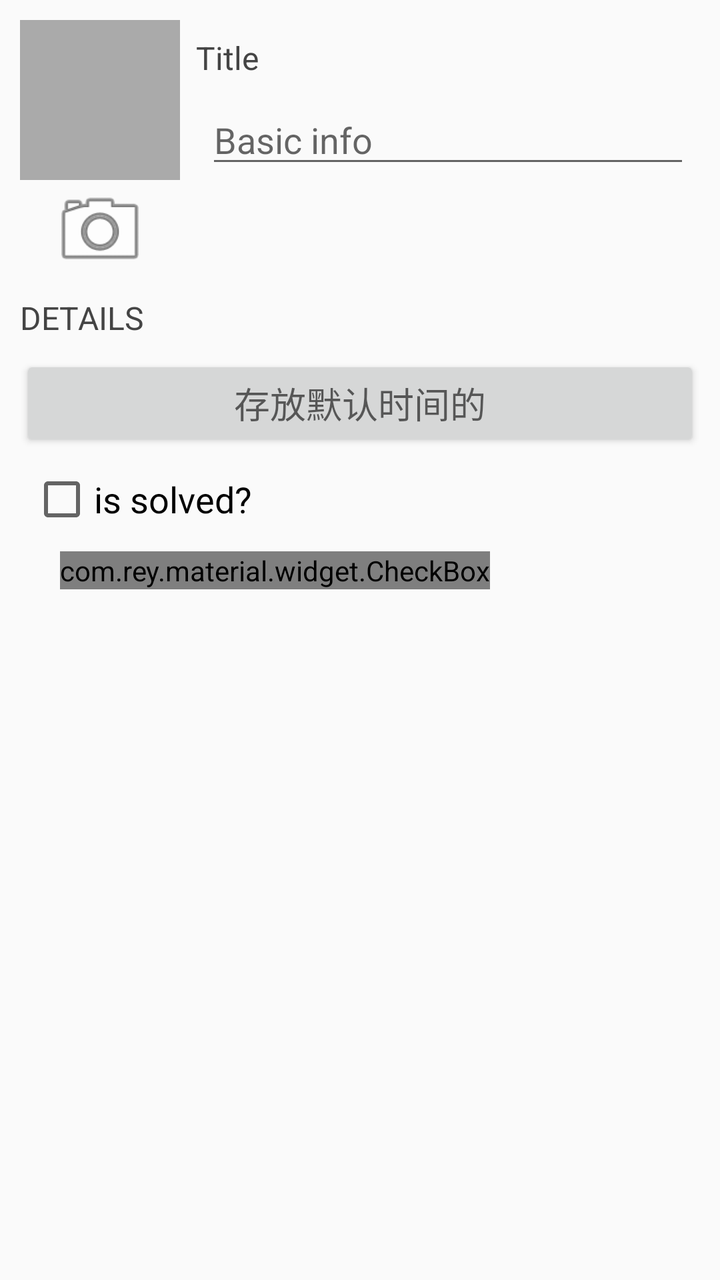
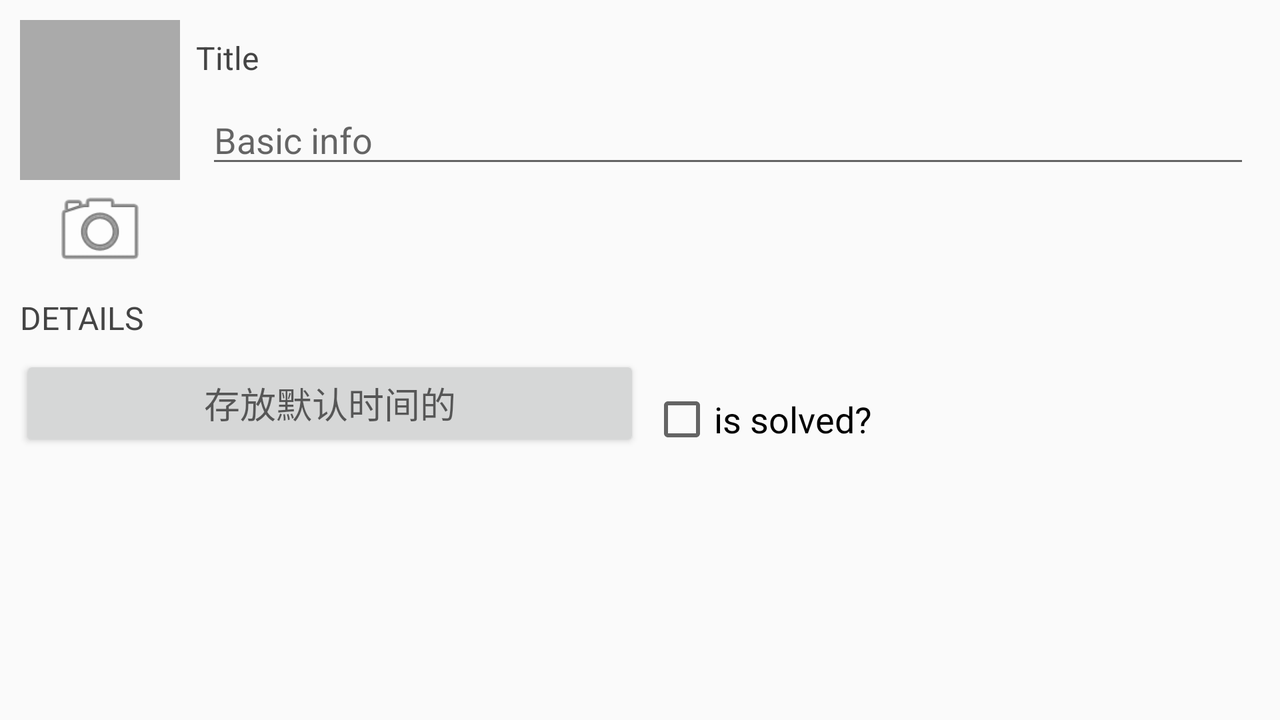

An Android layout and its configuration variant, each rendered on a device that would load it. The default file and the variant file are quoted in full after the pictures.
<!-- AndroidManifest.xml: application theme AppTheme -->
<!-- res/layout/fragment_crime_layout.xml -->
<?xml version="1.0" encoding="utf-8"?>
<LinearLayout xmlns:android="http://schemas.android.com/apk/res/android"
              android:layout_width="match_parent"
              android:layout_height="match_parent"
              android:orientation="vertical"
              android:paddingLeft="10dp"
              android:paddingRight="10dp"
              android:paddingTop="10dp">

    <LinearLayout
        android:layout_width="match_parent"
        android:layout_height="wrap_content"
        android:orientation="horizontal">

        <LinearLayout
            android:layout_width="wrap_content"
            android:layout_height="wrap_content"
            android:orientation="vertical">

            <ImageView
                android:id="@+id/crime_camera_imageView"
                android:layout_width="80dp"
                android:layout_height="80dp"
                android:scaleType="centerInside"
                android:background="@android:color/darker_gray"
                android:cropToPadding="true"/>

            <ImageButton
                android:id="@+id/crime_camera_btn"
                android:layout_width="50dp"
                android:layout_height="50dp"
                android:background="@android:drawable/ic_menu_camera"
                android:layout_gravity="center"
                android:padding="10dp"/>
        </LinearLayout>


        <LinearLayout
            android:layout_width="match_parent"
            android:layout_height="wrap_content"
            android:orientation="vertical"
            android:layout_weight="1"
            android:layout_marginLeft="8dp">

            <TextView
                android:id="@+id/crime_title_label"
                style="@style/crime_detail_label"
                android:text="Title"/>

            <EditText
                android:id="@+id/crime_title"
                android:layout_width="match_parent"
                android:layout_height="wrap_content"
                android:layout_marginLeft="5dp"
                android:layout_marginRight="5dp"
                android:ellipsize="end"
                android:hint="Basic info"/>

        </LinearLayout>
    </LinearLayout>


    <TextView
        android:id="@+id/crime_data_label"
        style="@style/crime_detail_label"
        android:text="DETAILS"/>

    <Button
        android:id="@+id/crime_data_btn"
        android:layout_width="match_parent"
        android:layout_height="wrap_content"
        android:hint="存放默认时间的"
        android:textSize="18sp"/>

    <CheckBox
        android:id="@+id/crime_solve_state"
        android:layout_width="match_parent"
        android:layout_height="wrap_content"
        android:layout_marginLeft="5dp"
        android:layout_marginRight="5dp"
        android:layout_marginTop="8dp"
        android:text="is solved?"
        android:textSize="18sp"/>

    <com.rey.material.widget.CheckBox
        style="@style/CheckBoxDrawable"
        android:id="@+id/switches_cb1"
        android:layout_marginTop="10dp"
        android:layout_marginLeft="20dp"
        android:layout_width="wrap_content"
        android:layout_height="wrap_content"
        android:text="Checkbox 1"
        android:textSize="14sp"
        android:checked="true"
        android:gravity="center_vertical"/>


</LinearLayout>
<!-- resources referenced by this layout -->
<resources>
  <style name="CheckBoxDrawable" parent="Material.Drawable.CheckBox" />
  <style name="crime_detail_label">
          <item name="android:textSize">16sp</item>
          <item name="android:textColor">#444</item>
          <item name="android:paddingTop">8dp</item>
          <item name="android:paddingBottom">8dp</item>
          <item name="android:layout_width">match_parent</item>
          <item name="android:layout_height">wrap_content</item>
      </style>
  <style name="AppTheme" parent="Theme.AppCompat.Light.DarkActionBar">
          
      </style>
</resources>
<!-- res/layout-land/fragment_crime_layout.xml (the author's variant of the layout above) -->
<!-- drawn on the phone turned sideways -->
<?xml version="1.0" encoding="utf-8"?>
<LinearLayout xmlns:android="http://schemas.android.com/apk/res/android"
              android:layout_width="match_parent"
              android:layout_height="match_parent"
              android:orientation="vertical"
              android:paddingLeft="10dp"
              android:paddingRight="10dp"
              android:paddingTop="10dp">

    <LinearLayout
        android:layout_width="match_parent"
        android:layout_height="wrap_content"
        android:orientation="horizontal">

        <LinearLayout
            android:layout_width="wrap_content"
            android:layout_height="wrap_content"
            android:orientation="vertical">

            <ImageView
                android:id="@+id/crime_camera_imageView"
                android:layout_width="80dp"
                android:layout_height="80dp"
                android:scaleType="centerInside"
                android:background="@android:color/darker_gray"
                android:cropToPadding="true"/>

            <ImageButton
                android:id="@+id/crime_camera_btn"
                android:layout_width="50dp"
                android:layout_height="50dp"
                android:background="@android:drawable/ic_menu_camera"
                android:layout_gravity="center"
                android:padding="10dp"/>
        </LinearLayout>


        <LinearLayout
            android:layout_width="match_parent"
            android:layout_height="wrap_content"
            android:orientation="vertical"
            android:layout_weight="1"
            android:layout_marginLeft="8dp">

            <TextView
                android:id="@+id/crime_title_label"
                style="@style/crime_detail_label"
                android:text="Title"/>

            <EditText
                android:id="@+id/crime_title"
                android:layout_width="match_parent"
                android:layout_height="wrap_content"
                android:layout_marginLeft="5dp"
                android:layout_marginRight="5dp"
                android:ellipsize="end"
                android:hint="Basic info"/>

        </LinearLayout>
    </LinearLayout>

    <TextView
        android:id="@+id/crime_data_label"
        style="@style/crime_detail_label"
        android:text="DETAILS"/>

    <LinearLayout
        android:layout_width="match_parent"
        android:layout_height="wrap_content"
        android:orientation="horizontal"
        android:layout_gravity="center_vertical">

        <Button
            android:id="@+id/crime_data_btn"
            android:layout_width="match_parent"
            android:layout_height="wrap_content"
            android:hint="存放默认时间的"
            android:layout_weight="1"
            android:textSize="18sp"/>

        <CheckBox
            android:id="@+id/crime_solve_state"
            android:layout_width="match_parent"
            android:layout_height="wrap_content"
            android:layout_weight="1"
            android:layout_marginLeft="5dp"
            android:layout_marginRight="5dp"
            android:layout_marginTop="8dp"
            android:text="is solved?"
            android:textSize="18sp"/>

    </LinearLayout>





</LinearLayout>
<!-- resources referenced by the variant -->
<!-- as the phone turned sideways resolves them -->
<resources>
  <style name="crime_detail_label">
          <item name="android:textSize">16sp</item>
          <item name="android:textColor">#444</item>
          <item name="android:paddingTop">8dp</item>
          <item name="android:paddingBottom">8dp</item>
          <item name="android:layout_width">match_parent</item>
          <item name="android:layout_height">wrap_content</item>
      </style>
  <style name="AppTheme" parent="Theme.AppCompat.Light.DarkActionBar">
          
      </style>
</resources>
